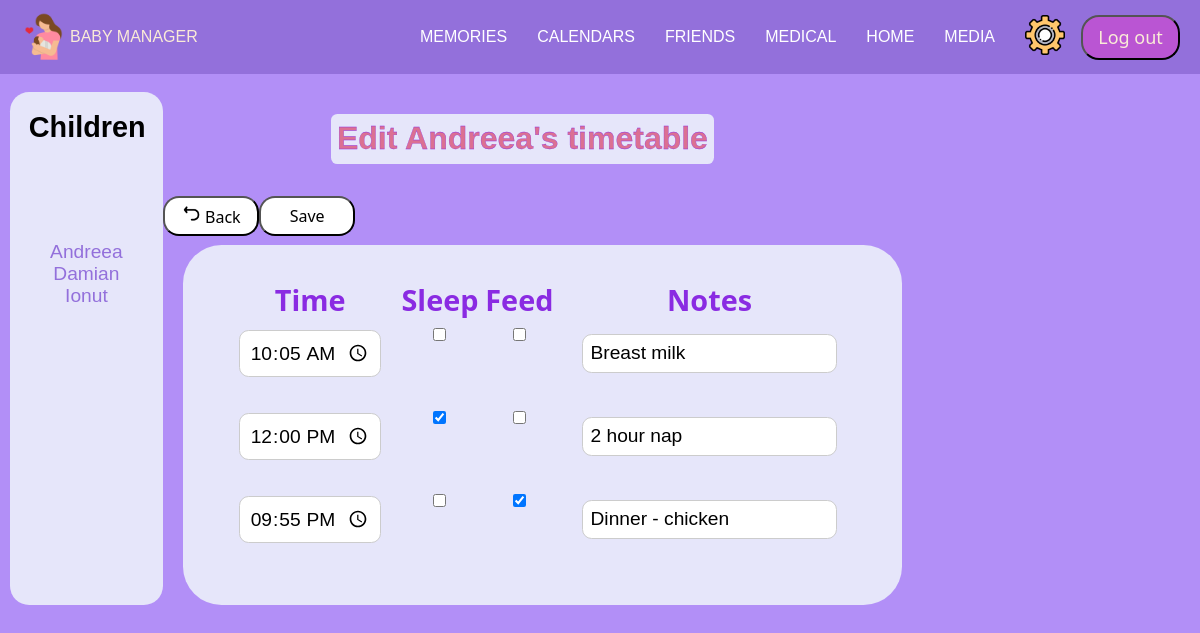
The page /Calendars/Edit-calendars.php?id=1 (signed in) on the database as committed earlier.
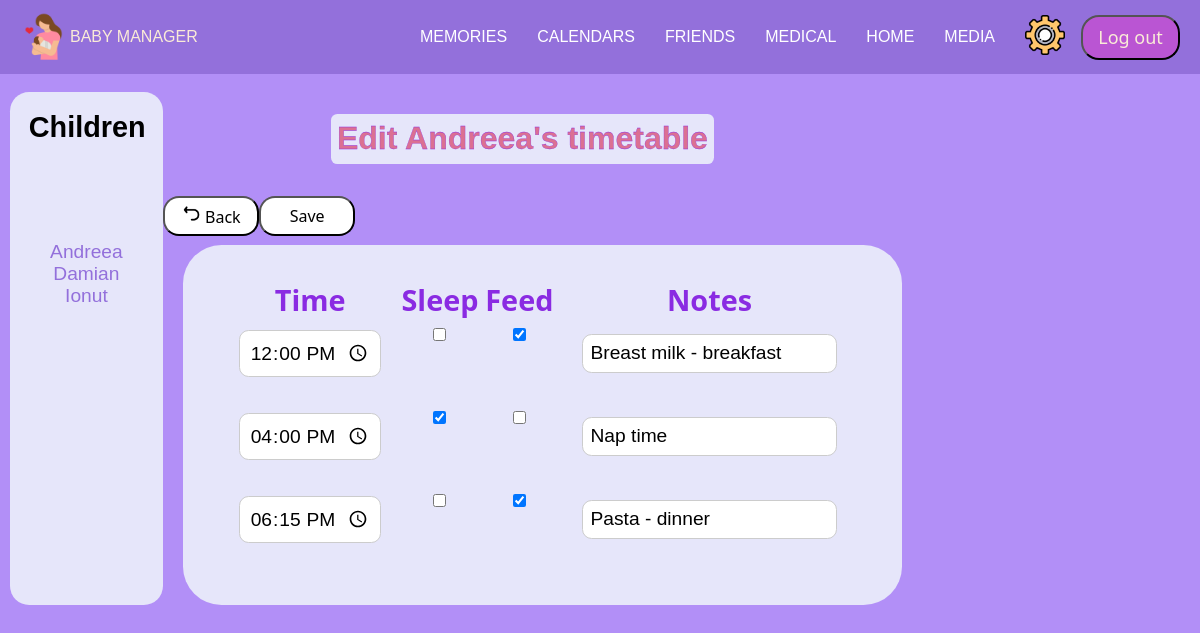
The same page on the database as committed later.
### tables this page shows
CREATE TABLE `child` (
  `id` int(11) NOT NULL,
  `id_parent` int(11) NOT NULL,
  `firstname` varchar(200) NOT NULL,
  `lastname` varchar(200) NOT NULL,
  `birthday` date NOT NULL,
  `gender` varchar(50) NOT NULL
);

CREATE TABLE `calendar` (
  `id` int(11) NOT NULL,
  `id_user` int(11) NOT NULL,
  `id_child` int(11) NOT NULL,
  `time` time NOT NULL,
  `sleep` tinyint(1) DEFAULT NULL,
  `feed` tinyint(1) DEFAULT NULL,
  `notes` varchar(100) NOT NULL
);

### Calendars/Edit-calendars.php (the view, shortened to what this page needs)
<?php
    require "../config.php";
    $user_id = $_SESSION["id"];
    $id_child = $_GET['id'];
    $sql= mysqli_query($mysql, "SELECT * FROM calendar where id_user='$user_id' and id_child='$id_child' ORDER BY time");
    $sql_name = mysqli_query($mysql, "SELECT * FROM child where id='$id_child'");
?>
<!DOCTYPE html>
<html lang="en-US">
<head>
    <link href="admin-topbar.css" rel="stylesheet" />
    <link href="Style-calendars-child2.css" rel="stylesheet" />
    <link rel="stylesheet" href="https://cdnjs.cloudflare.com/ajax/libs/font-awesome/6.0.0-beta2/css/all.min.css" />
</head>
<body>
    <?php require "../login-topbar.php"; ?>
        <div class="page">
            <?php require "leftbar-calendars.php"; ?>
            <div class="container">
                <?php
                    $row = mysqli_fetch_assoc($sql_name);
                    $name = $row['firstname'];
                ?>
                <h1> Edit <?php echo $name; ?>'s timetable</h1>
                <div class="buttons">
                    <a href="Calendars-child.php?id=<?php echo $id_child; ?>">
                        <button>
                            <img src="../Photos/Back2.png" alt="back">
                            Back
                        </button>
                    </a>
                <form method="post"  action="">
                    <input type="submit" name="submit" value="Save">
                </div>
                    <div id="table-calender" >
                    <table id="table">
                        <div class="labels">
                            <tr>
                                <th><label for="time">Time</label></th>
                                <th><label for="Sleep">Sleep</label></th>
                                <th><label for="Feed">Feed</label></th>
                                <th><label for="notes">Notes</label></th>
                            </tr>
                        </div>
                        <?php
                            while ($row = mysqli_fetch_assoc($sql)) {
                        ?>
                        <tr>
                            <div class="valori">
                                <div class="time-inp">
                                    <td><input type="time" value="<?php echo $row['time']; ?>" id="time" name="time[]"></td>
                                </div>
                                <div class="sleep-chk">
                                    <?php
                                        if($row['sleep'] == 1)
                                        {
                                    ?>
                                        <td><input type="checkbox" id="sleep" value="<?php echo $row['id']; ?>" name="sleep[]" checked></td>
                                    <?php
                                        } else {
                                    ?>
                                        <td><input type="checkbox" id="sleep" value="<?php echo $row['id']; ?>" name="sleep[]"></td>
                                    <?php
                                        }
                                    ?>
                                </div>
                                <div class="feed-chk">
                                    <?php
                                        if($row['feed'] == 1)
                                        {
                                    ?>
                                        <td><input type="checkbox" id="feed" value="<?php echo $row['id']; ?>" name="feed[]" checked></td>
                                    <?php
                                        } else {
                                    ?>
                                        <td><input type="checkbox" id="feed" value="<?php echo $row['id']; ?>" name="feed[]"></td>
                                    <?php
                                        }
                                    ?>
                                </div>
                                <div class="note-in">
                                    <td><input type="text" id="notes" name="notes[]" value="<?php echo $row['notes']; ?>"></td>
                                </div>
                            </div>
                        </tr>
                        <?php
                            }
                        ?>
                    </table>
                    </div>
            </div>
        </div>
</body>
</html>

### Calendars/leftbar-calendars.php
<?php
    $user_id = $_SESSION["id"];
    $sql2= mysqli_query($mysql, "SELECT * FROM child where id_parent='$user_id'");
?>
<div class="leftbar">
    <h2>Children</h2>
    <ul class="choose-child">
        <?php
            while ($row = mysqli_fetch_assoc($sql2)) {
                $child_name = $row['firstname'];
                $child_id = $row['id'];
        ?>
            <li> <a href="Calendars-child.php?id=<?php echo $child_id; ?>" class="child"> <?php echo $child_name; ?> </a> </li>
        <?php
            }
        ?>
    </ul>
 </div>

Rows that differ between the two databases and show on the page:
changed calendar: time "21:55:00" → "12:00:00"; notes "Dinner - chicken" → "Breast milk - breakfast"; moves up the list
changed calendar: time "10:05:00" → "16:00:00"; sleep 0 → 1 (drawn); notes "Breast milk" → "Nap time"; id "☐" → "☑"
changed calendar: time "12:00:00" → "18:15:00"; sleep 1 → 0 (drawn); feed 0 → 1 (drawn); notes "2 hour nap" → "Pasta - dinner"; id "☑" → "☐"; id "☐" → "☑"
